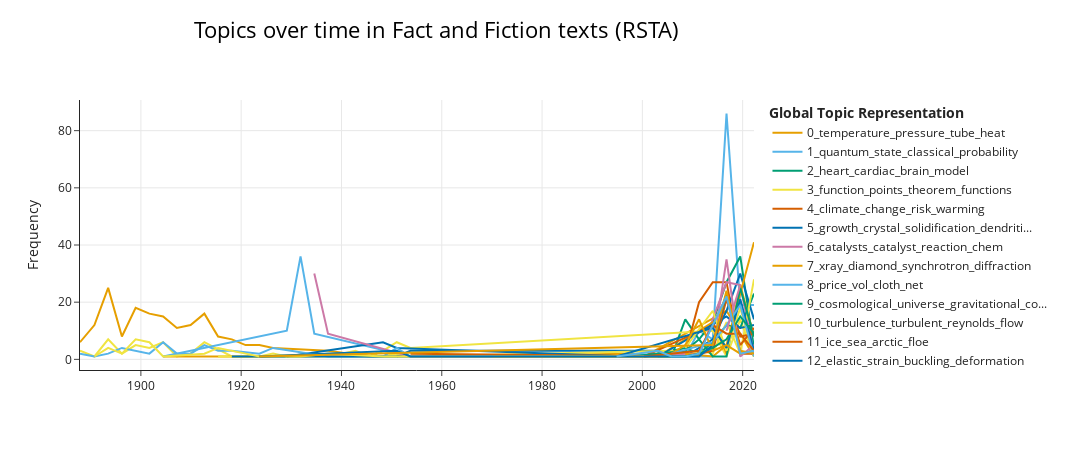

The notebook cell saved with this chart:
### Code cell
#periods rsta
import pandas as pd
from pathlib import Path
from bertopic import BERTopic

topic_model = BERTopic(verbose=False)
topics, probs = topic_model.fit_transform(a_texts)

topics_over_time = topic_model.topics_over_time(a_texts, a_periods, datetime_format="%Y-%m-%d", nr_bins=50)
fig6 = topic_model.visualize_topics_over_time(topics_over_time, top_n_topics=30, title="Topics over time in Fact and Fiction texts (RSTA)")
fig6.write_html('rsta_topics_over_time_periods_50_30.html')

fig6.show()

### Figure 1 — Plotly figure (JSON) as saved in the notebook; plotly's stock layout.template omitted (floating-point values rounded to 4 significant figures)
{"data": [{"hoverinfo": "text", "hovertext": ["<b>Topic 0</b><br>Words: temperature, pressure, wire, platinum, tube", "<b>Topic 0</b><br>Words: acid, temperature, platinum, wire, experiments", "<b>Topic 0</b><br>Words: temperature, tube, heat, experiments, ee", "<b>Topic 0</b><br>Words: sulphur, temperature, brake, heat, water", "<b>Topic 0</b><br>Words: temperature, ions, tube, gas, platinum", "<b>Topic 0</b><br>Words: temperature, tube, heat, gas, pressure", "<b>Topic 0</b><br>Words: temperature, tube, hydrogen, sn, platinum", "<b>Topic 0</b><br>Words: leak, pressure, temperature, platinum, wire", "<b>Topic 0</b><br>Words: lines, temperature, per, 00, cent", "<b>Topic 0</b><br>Words: temperature, heat, coils, pressure, resistance", "<b>Topic 0</b><br>Words: temperature, pressure, heat, gas, lines", "<b>Topic 0</b><br>Words: ee, lines, temperature, ae, series", "<b>Topic 0</b><br>Words: series, lines, helium, spectrum, pressure", "<b>Topic 0</b><br>Words: na, spark, nacl, lines, nahco", "<b>Topic 0</b><br>Words: lines, series, spectrum, 2p, swan", "<b>Topic 0</b><br>Words: 6s, 4f, ss, se, gas", "<b>Topic 0</b><br>Words: temperature, heat, ingot, surface, diffusivity", "<b>Topic 0</b><br>Words: ibu, kcal, mercury, zinc, pressure", "<b>Topic 0</b><br>Words: pressure, piston, mercury, column, gauge", "<b>Topic 0</b><br>Words: aqueous, 1513, professor, solvation, waghorne", "<b>Topic 0</b><br>Words: temperature, thermometry, uncertainty, thermodynamic, temperatures", "<b>Topic 0</b><br>Words: xanes, xray, copper, laser, warm"], "marker": {"color": "#E69F00"}, "mode": "lines", "name": "0_temperature_pressure_tube_heat", "type": "scatter", "x": ["1887-11-10T23:03:50.400000", "1890-09-26T18:43:12", "1893-06-23T13:26:24", "1896-03-20T08:09:36", "1898-12-16T02:52:48", "1901-09-12T21:36:00", "1904-06-09T16:19:12", "1907-03-07T11:02:24", "1909-12-02T05:45:36", "1912-08-29T00:28:48", "1915-05-26T19:12:00", "1918-02-20T13:55:12", "1920-11-17T08:38:24", "1923-08-15T03:21:36", "1926-05-11T22:04:48", "1937-04-27T00:57:36", "1945-07-16T09:07:12", "1948-04-12T03:50:24", "1953-10-04T17:16:48", "2000-05-03T23:31:12", "2016-10-11T15:50:24", "2022-04-05T05:16:48"], "y": [6, 12, 25, 8, 18, 16, 15, 11, 12, 16, 8, 7, 5, 5, 4, 3, 1, 3, 1, 1, 17, 1]}, {"hoverinfo": "text", "hovertext": ["<b>Topic 1</b><br>Words: quantum, computation, meeting, 2217, 1715", "<b>Topic 1</b><br>Words: 2010, 368, quantum, phil, trans", "<b>Topic 1</b><br>Words: quantum, system, state, classical, control", "<b>Topic 1</b><br>Words: quantum, theory, state, algebra, space", "<b>Topic 1</b><br>Words: quantum, state, classical, probability, states", "<b>Topic 1</b><br>Words: quantum, contextuality, probability, variables, measurement", "<b>Topic 1</b><br>Words: quantum, classical, state, phys, physics"], "marker": {"color": "#56B4E9"}, "mode": "lines", "name": "1_quantum_state_classical_probability", "type": "scatter", "x": ["1997-08-07T04:48:00", "2008-07-23T07:40:48", "2011-04-20T02:24:00", "2014-01-14T21:07:12", "2016-10-11T15:50:24", "2019-07-09T10:33:36", "2022-04-05T05:16:48"], "y": [2, 1, 10, 7, 86, 19, 19]}, {"hoverinfo": "text", "hovertext": ["<b>Topic 2</b><br>Words: iups, cardiac, heart, 1047, integrative", "<b>Topic 2</b><br>Words: gavaghan, 2006, garny, 1331, maini", "<b>Topic 2</b><br>Words: heart, cardiac, coronary, et, al", "<b>Topic 2</b><br>Words: brain, heart, sleep, model, cardiac", "<b>Topic 2</b><br>Words: symbolic, heart, sleep, patients, brain", "<b>Topic 2</b><br>Words: brain, heart, cardiac, autonomic, coupling", "<b>Topic 2</b><br>Words: heart, cardiac, model, ecg, cardiovascular", "<b>Topic 2</b><br>Words: brain, blood, stenting, coronary, heart"], "marker": {"color": "#009E73"}, "mode": "lines", "name": "2_heart_cardiac_brain_model", "type": "scatter", "x": ["2000-05-03T23:31:12", "2005-10-26T12:57:36", "2008-07-23T07:40:48", "2011-04-20T02:24:00", "2014-01-14T21:07:12", "2016-10-11T15:50:24", "2019-07-09T10:33:36", "2022-04-05T05:16:48"], "y": [1, 1, 14, 7, 13, 27, 36, 4]}, {"hoverinfo": "text", "hovertext": ["<b>Topic 3</b><br>Words: fluxions, 8y, sy, numbers, order", "<b>Topic 3</b><br>Words: locus, hence, intersections, conic, discriminant", "<b>Topic 3</b><br>Words: mod, numbers, exponent, number, therefore", "<b>Topic 3</b><br>Words: partitions, cos, real, cosh, partition", "<b>Topic 3</b><br>Words: equations, dy, functions, function, differential", "<b>Topic 3</b><br>Words: log, function, points, gamma, functions", "<b>Topic 3</b><br>Words: integral, function, set, upper, points", "<b>Topic 3</b><br>Words: numbers, art, compositions, macmahon, abe", "<b>Topic 3</b><br>Words: positive, function, functions, type, interval", "<b>Topic 3</b><br>Words: function, coincidence, functions, integral, orders", "<b>Topic 3</b><br>Words: multipartite, partitions, parts, numbers, number", "<b>Topic 3</b><br>Words: quadrics, points, planes, quadric, meets", "<b>Topic 3</b><br>Words: ee, functions, bipartitional, partitions, ae", "<b>Topic 3</b><br>Words: arg, lemma, theorem, expansion, asymptotic", "<b>Topic 3</b><br>Words: concomitants, tensor, concomitant, invariant, tensors", "<b>Topic 3</b><br>Words: integrally, ideal, prime, theorem, ideals", "<b>Topic 3</b><br>Words: forms, reducible, form, latent, hence", "<b>Topic 3</b><br>Words: points, point, theorem, lemma, zeros", "<b>Topic 3</b><br>Words: theorem, ay, set, m1, hence", "<b>Topic 3</b><br>Words: theorem, function, fractal, let, zeta", "<b>Topic 3</b><br>Words: 20140308, barysoroker, titchmarsh, rudnick, divisor", "<b>Topic 3</b><br>Words: ramanujan, modular, mock, forms, theta", "<b>Topic 3</b><br>Words: logic, proof, arithmetic, theorem, intuitionistic"], "marker": {"color": "#F0E442"}, "mode": "lines", "name": "3_function_points_theorem_functions", "type": "scatter", "x": ["1887-11-10T23:03:50.400000", "1890-09-26T18:43:12", "1893-06-23T13:26:24", "1896-03-20T08:09:36", "1898-12-16T02:52:48", "1901-09-12T21:36:00", "1904-06-09T16:19:12", "1907-03-07T11:02:24", "1909-12-02T05:45:36", "1912-08-29T00:28:48", "1918-02-20T13:55:12", "1929-02-05T16:48:00", "1937-04-27T00:57:36", "1940-01-22T19:40:48", "1942-10-19T14:24:00", "1945-07-16T09:07:12", "1948-04-12T03:50:24", "1951-01-07T22:33:36", "1953-10-04T17:16:48", "2014-01-14T21:07:12", "2016-10-11T15:50:24", "2019-07-09T10:33:36", "2022-04-05T05:16:48"], "y": [3, 1, 7, 2, 5, 4, 6, 1, 2, 6, 1, 1, 2, 2, 3, 1, 3, 6, 4, 10, 1, 14, 1]}, {"hoverinfo": "text", "hovertext": ["<b>Topic 4</b><br>Words: biodiversity, climate, conservation, change, markets", "<b>Topic 4</b><br>Words: climate, change, 2007, cities, emissions", "<b>Topic 4</b><br>Words: buildings, climate, cent, change, per", "<b>Topic 4</b><br>Words: climate, change, emissions, global, warming", "<b>Topic 4</b><br>Words: climate, change, uncertainty, geoengineering, warming", "<b>Topic 4</b><br>Words: climate, change, risk, 15c, warming", "<b>Topic 4</b><br>Words: climate, lca, change, assessment, impacts", "<b>Topic 4</b><br>Words: climate, malawi, shire, lake, hydropower"], "marker": {"color": "#D55E00"}, "mode": "lines", "name": "4_climate_change_risk_warming", "type": "scatter", "x": ["2000-05-03T23:31:12", "2005-10-26T12:57:36", "2008-07-23T07:40:48", "2011-04-20T02:24:00", "2014-01-14T21:07:12", "2016-10-11T15:50:24", "2019-07-09T10:33:36", "2022-04-05T05:16:48"], "y": [1, 3, 2, 20, 27, 27, 2, 2]}, {"hoverinfo": "text", "hovertext": ["<b>Topic 5</b><br>Words: growth, step, crystal, kinks, dislocations", "<b>Topic 5</b><br>Words: crystallization, polymer, terephthalate, growth, nucleation", "<b>Topic 5</b><br>Words: nucleation, 2003, a361, lond, meeting", "<b>Topic 5</b><br>Words: ghannam, 2006, 364, clock, crossland", "<b>Topic 5</b><br>Words: blend, blends, miscibility, polymer, pvt", "<b>Topic 5</b><br>Words: nematic, active, growth, liquid, crystals", "<b>Topic 5</b><br>Words: growth, solidification, dendritic, dendrite, interface", "<b>Topic 5</b><br>Words: growth, alexandrov, crystals, crystal, solidification", "<b>Topic 5</b><br>Words: growth, phys, crystal, phase, dendrite"], "marker": {"color": "#0072B2"}, "mode": "lines", "name": "5_growth_crystal_solidification_dendriti...", "type": "scatter", "x": ["1951-01-07T22:33:36", "1953-10-04T17:16:48", "2003-01-29T18:14:24", "2005-10-26T12:57:36", "2008-07-23T07:40:48", "2014-01-14T21:07:12", "2016-10-11T15:50:24", "2019-07-09T10:33:36", "2022-04-05T05:16:48"], "y": [1, 3, 3, 2, 1, 7, 17, 30, 14]}, {"hoverinfo": "text", "hovertext": ["<b>Topic 6</b><br>Words: solar, power, energy, meeting, dalian", "<b>Topic 6</b><br>Words: supercritical, catalysts, catalyst, chem, co", "<b>Topic 6</b><br>Words: catalysts, catalyst, chem, catalytic, reaction", "<b>Topic 6</b><br>Words: catalysts, catalyst, reaction, chem, plastics", "<b>Topic 6</b><br>Words: malaysia, roadmap, energy, acf, netzero"], "marker": {"color": "#CC79A7"}, "mode": "lines", "name": "6_catalysts_catalyst_reaction_chem", "type": "scatter", "x": ["2011-04-20T02:24:00", "2014-01-14T21:07:12", "2016-10-11T15:50:24", "2019-07-09T10:33:36", "2022-04-05T05:16:48"], "y": [1, 14, 27, 26, 2]}, {"hoverinfo": "text", "hovertext": ["<b>Topic 7</b><br>Words: secondary, radiation, primary, beam, electroscope", "<b>Topic 7</b><br>Words: diamond, radium, film, radioactivity, hours", "<b>Topic 7</b><br>Words: planes, crystal, xrays, atoms, atom", "<b>Topic 7</b><br>Words: halved, 2a, odd, intersecting, 001", "<b>Topic 7</b><br>Words: xray, sterol, band, ergosterol, crystal", "<b>Topic 7</b><br>Words: diamond, cu, ka, crystal, xray", "<b>Topic 7</b><br>Words: diamond, lattice, raman, spectrum, 251", "<b>Topic 7</b><br>Words: xray, laser, topography, andrew, ultrafast", "<b>Topic 7</b><br>Words: xray, astronomy, chandra, xmm, 2002", "<b>Topic 7</b><br>Words: terahertz, meeting, presentations, speakers, gap", "<b>Topic 7</b><br>Words: diamond, xray, beamline, diffraction, synchrotron", "<b>Topic 7</b><br>Words: ch3, photodissociation, methyl, v2, laser", "<b>Topic 7</b><br>Words: xray, synchrotron, electron, pulses, diamond", "<b>Topic 7</b><br>Words: diamond, xray, nv, stacking, defect"], "marker": {"color": "#E69F00"}, "mode": "lines", "name": "7_xray_diamond_synchrotron_diffraction", "type": "scatter", "x": ["1904-06-09T16:19:12", "1912-08-29T00:28:48", "1915-05-26T19:12:00", "1923-08-15T03:21:36", "1940-01-22T19:40:48", "1945-07-16T09:07:12", "1948-04-12T03:50:24", "1997-08-07T04:48:00", "2000-05-03T23:31:12", "2003-01-29T18:14:24", "2014-01-14T21:07:12", "2016-10-11T15:50:24", "2019-07-09T10:33:36", "2022-04-05T05:16:48"], "y": [1, 1, 1, 1, 2, 1, 1, 2, 1, 1, 13, 2, 26, 8]}, {"hoverinfo": "text", "hovertext": ["<b>Topic 8</b><br>Words: stars, lustre, star, flamsteed, catalogue", "<b>Topic 8</b><br>Words: price, vol, cloth, microseisms, ee", "<b>Topic 8</b><br>Words: price, vol, cloth, net, society", "<b>Topic 8</b><br>Words: price, vol, alloys, acetone, clay", "<b>Topic 8</b><br>Words: group, free, subgroup, groups, product", "<b>Topic 8</b><br>Words: janet, watterson, unhurried, meeting, watson", "<b>Topic 8</b><br>Words: nonsmooth, huyghens, unilateral, mechanics, nonconvex", "<b>Topic 8</b><br>Words: transactions, philosophical, journal, scientific, oldenburg"], "marker": {"color": "#56B4E9"}, "mode": "lines", "name": "8_price_vol_cloth_net", "type": "scatter", "x": ["1904-06-09T16:19:12", "1929-02-05T16:48:00", "1931-11-03T11:31:12", "1934-07-31T06:14:24", "1953-10-04T17:16:48", "1986-08-22T01:55:12", "2000-05-03T23:31:12", "2014-01-14T21:07:12"], "y": [1, 10, 36, 9, 1, 1, 1, 1]}, {"hoverinfo": "text", "hovertext": ["<b>Topic 9</b><br>Words: knotted, 1341, 101098rsta20010851, pelzz, insti", "<b>Topic 9</b><br>Words: lensing, gravitational, dark, galaxies, universe", "<b>Topic 9</b><br>Words: cosmology, universe, facilities, gravitational, gravity", "<b>Topic 9</b><br>Words: spacetime, relativity, quantum, einstein, ferrofluid", "<b>Topic 9</b><br>Words: gravitational, noise, ligo, universe, cosmological", "<b>Topic 9</b><br>Words: hawking, analogue, cosmological, black, radiation", "<b>Topic 9</b><br>Words: cosmological, universe, cosmology, gravitational, spacetime"], "marker": {"color": "#009E73"}, "mode": "lines", "name": "9_cosmological_universe_gravitational_co...", "type": "scatter", "x": ["2000-05-03T23:31:12", "2008-07-23T07:40:48", "2011-04-20T02:24:00", "2014-01-14T21:07:12", "2016-10-11T15:50:24", "2019-07-09T10:33:36", "2022-04-05T05:16:48"], "y": [1, 4, 2, 6, 12, 11, 23]}, {"hoverinfo": "text", "hovertext": ["<b>Topic 10</b><br>Words: eddy, motion, velocity, wind, metres", "<b>Topic 10</b><br>Words: smoke, height, turbulence, diffusivity, eddystresses", "<b>Topic 10</b><br>Words: axisymmetric, solenoidal, tensors, tensor, scalars", "<b>Topic 10</b><br>Words: turbulence, reynolds, eddies, equation, turbulent", "<b>Topic 10</b><br>Words: humidity, eddy, observations, wind, diffusivities", "<b>Topic 10</b><br>Words: reynolds, 2007, turbulent, turbulence, scaling", "<b>Topic 10</b><br>Words: turbulent, mixing, 2010, turbulence, instability", "<b>Topic 10</b><br>Words: mixing, turbulent, turbulence, flows, flow", "<b>Topic 10</b><br>Words: reynolds, extensile, contractile, turbulent, turbulence", "<b>Topic 10</b><br>Words: reynolds, turbulent, turbulence, streamwise, flow", "<b>Topic 10</b><br>Words: chain, intrusion, turbulence, turbulent, wig", "<b>Topic 10</b><br>Words: turbulence, turbulent, reynolds, flow, scaling"], "marker": {"color": "#F0E442"}, "mode": "lines", "name": "10_turbulence_turbulent_reynolds_flow", "type": "scatter", "x": ["1915-05-26T19:12:00", "1920-11-17T08:38:24", "1948-04-12T03:50:24", "1951-01-07T22:33:36", "1953-10-04T17:16:48", "2005-10-26T12:57:36", "2008-07-23T07:40:48", "2011-04-20T02:24:00", "2014-01-14T21:07:12", "2016-10-11T15:50:24", "2019-07-09T10:33:36", "2022-04-05T05:16:48"], "y": [1, 1, 1, 2, 1, 3, 1, 3, 2, 13, 2, 28]}, {"hoverinfo": "text", "hovertext": ["<b>Topic 11</b><br>Words: ice, arctic, dowdeswell, rapid, warming", "<b>Topic 11</b><br>Words: icing, accretion, wetsnow, ice, superstructure", "<b>Topic 11</b><br>Words: ice, sea, arctic, melt, ocean", "<b>Topic 11</b><br>Words: ice, sea, arctic, deformation, floe", "<b>Topic 11</b><br>Words: ice, snow, sea, growth, dislocation", "<b>Topic 11</b><br>Words: ice, floe, sea, floes, miz"], "marker": {"color": "#D55E00"}, "mode": "lines", "name": "11_ice_sea_arctic_floe", "type": "scatter", "x": ["1994-11-10T10:04:48", "2000-05-03T23:31:12", "2014-01-14T21:07:12", "2016-10-11T15:50:24", "2019-07-09T10:33:36", "2022-04-05T05:16:48"], "y": [1, 1, 12, 22, 8, 9]}, {"hoverinfo": "text", "hovertext": ["<b>Topic 12</b><br>Words: wood, beam, elastic, moduli, bending", "<b>Topic 12</b><br>Words: strain, aw, elastic, material, rivlin", "<b>Topic 12</b><br>Words: elastic, sheet, rivlin, rubber, singularity", "<b>Topic 12</b><br>Words: 2e5, e4, 2e3, 2e4, 4es", "<b>Topic 12</b><br>Words: micromechanics, austin, symposium, papers, mechanics", "<b>Topic 12</b><br>Words: strain, buckling, elastic, instability, deformation", "<b>Topic 12</b><br>Words: elastic, strain, deformation, material, stress", "<b>Topic 12</b><br>Words: buckling, ogden, deformation, shell, shells"], "marker": {"color": "#0072B2"}, "mode": "lines", "name": "12_elastic_strain_buckling_deformation", "type": "scatter", "x": ["1929-02-05T16:48:00", "1948-04-12T03:50:24", "1951-01-07T22:33:36", "1997-08-07T04:48:00", "2003-01-29T18:14:24", "2016-10-11T15:50:24", "2019-07-09T10:33:36", "2022-04-05T05:16:48"], "y": [1, 6, 4, 1, 1, 15, 11, 12]}, {"hoverinfo": "text", "hovertext": ["<b>Topic 13</b><br>Words: 10551072, 101098rsta20000821, bassingthwaighte, lond, a359", "<b>Topic 13</b><br>Words: dna, 1263, biologists, effort, molecule", "<b>Topic 13</b><br>Words: life, regulatory, dynamics, genetic, networks", "<b>Topic 13</b><br>Words: life, transcription, gene, promoter, dna", "<b>Topic 13</b><br>Words: usher, pilus, mrna, codon, amino", "<b>Topic 13</b><br>Words: life, information, code, genetic, amino", "<b>Topic 13</b><br>Words: fd, ph, fds, methanogens, bifurcating", "<b>Topic 13</b><br>Words: life, information, sequences, rna, networks"], "marker": {"color": "#CC79A7"}, "mode": "lines", "name": "13_life_information_genetic_amino", "type": "scatter", "x": ["2000-05-03T23:31:12", "2003-01-29T18:14:24", "2008-07-23T07:40:48", "2011-04-20T02:24:00", "2014-01-14T21:07:12", "2016-10-11T15:50:24", "2019-07-09T10:33:36", "2022-04-05T05:16:48"], "y": [1, 1, 2, 2, 3, 35, 1, 5]}, {"hoverinfo": "text", "hovertext": ["<b>Topic 14</b><br>Words: hiv, vaccine, exposure, malaria, infection", "<b>Topic 14</b><br>Words: mple, nonlocal, housing, density, burglary", "<b>Topic 14</b><br>Words: env3, covid19, treatment, model, modelling", "<b>Topic 14</b><br>Words: covid19, 2021, transmission, 2020, sarscov2"], "marker": {"color": "#E69F00"}, "mode": "lines", "name": "14_covid19_2021_transmission_infection", "type": "scatter", "x": ["2008-07-23T07:40:48", "2014-01-14T21:07:12", "2016-10-11T15:50:24", "2022-04-05T05:16:48"], "y": [2, 1, 5, 41]}, {"hoverinfo": "text", "hovertext": ["<b>Topic 15</b><br>Words: 000001, 000002, 000000, 000003, 000004", "<b>Topic 15</b><br>Words: observatories, instruments, magnetic, disturbances, disturbance", "<b>Topic 15</b><br>Words: ee, geodesy, india, stations, mean", "<b>Topic 15</b><br>Words: stations, barometric, height, ee, frequency", "<b>Topic 15</b><br>Words: coils, totality, silver, eclipse, coil", "<b>Topic 15</b><br>Words: kew, days, years, sunspot, mean", "<b>Topic 15</b><br>Words: days, sunspot, diurnal, quiet, years", "<b>Topic 15</b><br>Words: days, disturbed, quiet, diurnal, kew", "<b>Topic 15</b><br>Words: days, day, character, sunspot, lunar", "<b>Topic 15</b><br>Words: days, diurnal, years, sunspot, months", "<b>Topic 15</b><br>Words: diurnal, magnetic, 66, 15, 67", "<b>Topic 15</b><br>Words: cable, coils, field, coil, current", "<b>Topic 15</b><br>Words: days, years, sunspot, day, lunar", "<b>Topic 15</b><br>Words: emu, induced, conductivity, variations, field", "<b>Topic 15</b><br>Words: od, oo, stations, 19, 1d", "<b>Topic 15</b><br>Words: westward, drift, nondipole, field, core", "<b>Topic 15</b><br>Words: magnetometer, field, magnetic, days, dipole", "<b>Topic 15</b><br>Words: cos, conductivity, sin, tan, hall", "<b>Topic 15</b><br>Words: dynamo, geomagnetic, field, secular, polarity"], "marker": {"color": "#56B4E9"}, "mode": "lines", "name": "15_days_diurnal_years_mean", "type": "scatter", "x": ["1887-11-10T23:03:50.400000", "1890-09-26T18:43:12", "1893-06-23T13:26:24", "1896-03-20T08:09:36", "1901-09-12T21:36:00", "1904-06-09T16:19:12", "1907-03-07T11:02:24", "1909-12-02T05:45:36", "1912-08-29T00:28:48", "1915-05-26T19:12:00", "1918-02-20T13:55:12", "1923-08-15T03:21:36", "1926-05-11T22:04:48", "1937-04-27T00:57:36", "1945-07-16T09:07:12", "1948-04-12T03:50:24", "1951-01-07T22:33:36", "1953-10-04T17:16:48", "2000-05-03T23:31:12"], "y": [2, 1, 2, 4, 2, 6, 2, 2, 5, 3, 3, 2, 4, 1, 1, 1, 4, 1, 1]}, {"hoverinfo": "text", "hovertext": ["<b>Topic 16</b><br>Words: investment, 1297, environmental, perfor, performance", "<b>Topic 16</b><br>Words: water, jordan, 2010, flood, management", "<b>Topic 16</b><br>Words: water, flood, risk, security, sanitation", "<b>Topic 16</b><br>Words: protection, coastal, community, socialcultural, resilience", "<b>Topic 16</b><br>Words: flood, risk, protection, mexico, coastal", "<b>Topic 16</b><br>Words: flood, rainfall, urban, water, risk", "<b>Topic 16</b><br>Words: water, drought, flood, river, deficit"], "marker": {"color": "#009E73"}, "mode": "lines", "name": "16_flood_water_risk_rainfall", "type": "scatter", "x": ["1997-08-07T04:48:00", "2008-07-23T07:40:48", "2011-04-20T02:24:00", "2014-01-14T21:07:12", "2016-10-11T15:50:24", "2019-07-09T10:33:36", "2022-04-05T05:16:48"], "y": [1, 3, 7, 1, 1, 25, 8]}, {"hoverinfo": "text", "hovertext": ["<b>Topic 17</b><br>Words: rater, segmentations, segmentation, image, tomography", "<b>Topic 17</b><br>Words: reconstruction, xray, image, imaging, tomography", "<b>Topic 17</b><br>Words: imaging, contrast, crack, xray, image", "<b>Topic 17</b><br>Words: reconstruction, image, imaging, med, mri", "<b>Topic 17</b><br>Words: tomography, xray, xrdct, reconstruction, imaging"], "marker": {"color": "#F0E442"}, "mode": "lines", "name": "17_reconstruction_image_imaging_xray", "type": "scatter", "x": ["2008-07-23T07:40:48", "2014-01-14T21:07:12", "2016-10-11T15:50:24", "2019-07-09T10:33:36", "2022-04-05T05:16:48"], "y": [4, 17, 3, 18, 1]}, {"hoverinfo": "text", "hovertext": ["<b>Topic 18</b><br>Words: cm, ch, modes, infrared, rocking", "<b>Topic 18</b><br>Words: escience, dove, eminerals, grid, tools", "<b>Topic 18</b><br>Words: dft, bxd, dynamics, chem, phys", "<b>Topic 18</b><br>Words: chem, energy, phys, dynamics, dissociation", "<b>Topic 18</b><br>Words: fluorides, chem, phys, vibrational, energy", "<b>Topic 18</b><br>Words: chem, dynamics, nonadiabatic, phys, energy"], "marker": {"color": "#D55E00"}, "mode": "lines", "name": "18_chem_energy_dynamics_phys", "type": "scatter", "x": ["1953-10-04T17:16:48", "2008-07-23T07:40:48", "2014-01-14T21:07:12", "2016-10-11T15:50:24", "2019-07-09T10:33:36", "2022-04-05T05:16:48"], "y": [2, 1, 3, 21, 5, 11]}, {"hoverinfo": "text", "hovertext": ["<b>Topic 19</b><br>Words: halo, haloes, ring, ionisation, uranium", "<b>Topic 19</b><br>Words: fission, tracks, particles, recoils, fragments", "<b>Topic 19</b><br>Words: ulsi, microscopies, device, analytical, techniques", "<b>Topic 19</b><br>Words: elements, chemistry, element, periodic, metal", "<b>Topic 19</b><br>Words: electrocaloric, ec, ece, ferroelectric, pblzst", "<b>Topic 19</b><br>Words: elements, thermoelectric, chem, periodic, element", "<b>Topic 19</b><br>Words: ionic, interfaces, solid, solidstate, chem"], "marker": {"color": "#0072B2"}, "mode": "lines", "name": "19_elements_chem_element_periodic", "type": "scatter", "x": ["1918-02-20T13:55:12", "1948-04-12T03:50:24", "1994-11-10T10:04:48", "2014-01-14T21:07:12", "2016-10-11T15:50:24", "2019-07-09T10:33:36", "2022-04-05T05:16:48"], "y": [1, 1, 1, 11, 4, 21, 3]}, {"hoverinfo": "text", "hovertext": ["<b>Topic 20</b><br>Words: vol, society, cloth, ee, vg", "<b>Topic 20</b><br>Words: vol, region, 00, ee, society", "<b>Topic 20</b><br>Words: polyhedra, vertex, polyhedron, triangles, coxeter", "<b>Topic 20</b><br>Words: fba, astronomy, society, ancient, secretary", "<b>Topic 20</b><br>Words: grove, royal, platinum, tubes, voltaic"], "marker": {"color": "#CC79A7"}, "mode": "lines", "name": "20_vol_society_ee_cloth", "type": "scatter", "x": ["1934-07-31T06:14:24", "1937-04-27T00:57:36", "1953-10-04T17:16:48", "1972-12-09T04:19:12", "2003-01-29T18:14:24"], "y": [30, 9, 1, 1, 1]}, {"hoverinfo": "text", "hovertext": ["<b>Topic 21</b><br>Words: symposium, academy, society, royal, british", "<b>Topic 21</b><br>Words: industry, marine, ship, mr, meeting", "<b>Topic 21</b><br>Words: objects, scattering, fabelinskii, unable, serigs", "<b>Topic 21</b><br>Words: millennium, quantum, penrose, ii, physics", "<b>Topic 21</b><br>Words: interference, young, emmanuel, mollon, john", "<b>Topic 21</b><br>Words: symposium, selforganization, skar, speakers, hartzell", "<b>Topic 21</b><br>Words: lcs, lc, new, society, journal", "<b>Topic 21</b><br>Words: 2009, environmental, phil, scientists, escience", "<b>Topic 21</b><br>Words: michael, research, society, engineering, university", "<b>Topic 21</b><br>Words: fisher, journal, statistics, society, royal", "<b>Topic 21</b><br>Words: journal, editorial, society, royal, scientific", "<b>Topic 21</b><br>Words: exascale, ecp, applications, application, challenge", "<b>Topic 21</b><br>Words: international, editorial, newton, fellowship, royal"], "marker": {"color": "#E69F00"}, "mode": "lines", "name": "21_exascale_journal_society_royal", "type": "scatter", "x": ["1970-03-14T09:36:00", "1972-12-09T04:19:12", "1978-06-02T17:45:36", "1997-08-07T04:48:00", "2000-05-03T23:31:12", "2003-01-29T18:14:24", "2005-10-26T12:57:36", "2008-07-23T07:40:48", "2011-04-20T02:24:00", "2014-01-14T21:07:12", "2016-10-11T15:50:24", "2019-07-09T10:33:36", "2022-04-05T05:16:48"], "y": [1, 1, 1, 1, 1, 1, 2, 5, 14, 3, 5, 2, 3]}, {"hoverinfo": "text", "hovertext": ["<b>Topic 22</b><br>Words: nonlinear, 2008, experimental, dynamics, 366", "<b>Topic 22</b><br>Words: nonlinear, damping, resonance, response, vibration", "<b>Topic 22</b><br>Words: nonlinear, resonance, frequency, system, energy", "<b>Topic 22</b><br>Words: resonance, noise, nonlinear, stochastic, signal", "<b>Topic 22</b><br>Words: roms, balanced, fom, impulse, era"], "marker": {"color": "#56B4E9"}, "mode": "lines", "name": "22_nonlinear_resonance_noise_system", "type": "scatter", "x": ["2005-10-26T12:57:36", "2014-01-14T21:07:12", "2016-10-11T15:50:24", "2019-07-09T10:33:36", "2022-04-05T05:16:48"], "y": [2, 6, 12, 19, 1]}, {"hoverinfo": "text", "hovertext": ["<b>Topic 23</b><br>Words: learning, age, bullinaria, plasticity, systems", "<b>Topic 23</b><br>Words: nondeterminism, system, embedded, programming, deterministic", "<b>Topic 23</b><br>Words: sensor, 370, network, turing, 2012", "<b>Topic 23</b><br>Words: shelf, quality, food, mould, life", "<b>Topic 23</b><br>Words: acl2, verification, program, code, formal", "<b>Topic 23</b><br>Words: systems, digital, human, control, humans", "<b>Topic 23</b><br>Words: learning, pavement, human, language, control"], "marker": {"color": "#009E73"}, "mode": "lines", "name": "23_systems_human_acl2_control", "type": "scatter", "x": ["2003-01-29T18:14:24", "2008-07-23T07:40:48", "2011-04-20T02:24:00", "2014-01-14T21:07:12", "2016-10-11T15:50:24", "2019-07-09T10:33:36", "2022-04-05T05:16:48"], "y": [1, 1, 2, 4, 7, 15, 9]}, {"hoverinfo": "text", "hovertext": ["<b>Topic 24</b><br>Words: viva, vis, medium, molecules, velocity", "<b>Topic 24</b><br>Words: curve, balls, pearson, normal, ee", "<b>Topic 24</b><br>Words: selection, correlation, regression, offspring, inheritance", "<b>Topic 24</b><br>Words: correlation, stature, ee, probable, fertility", "<b>Topic 24</b><br>Words: correlation, ee, log, ist, organs", "<b>Topic 24</b><br>Words: couplets, offspring, allogenic, gamete, inheritance", "<b>Topic 24</b><br>Words: expansion, mercury, observations, tubes, coefficient", "<b>Topic 24</b><br>Words: curvefactor, range, curve, type, real", "<b>Topic 24</b><br>Words: moments, mpe, value, error, statistics", "<b>Topic 24</b><br>Words: discs, integral, sin, tanh, sinh", "<b>Topic 24</b><br>Words: ee, 2pq, let, differences, linfoot", "<b>Topic 24</b><br>Words: discrepant, formula, discrepancies, sheppard, values", "<b>Topic 24</b><br>Words: region, hypothesis, critical, hypotheses, regard", "<b>Topic 24</b><br>Words: law, probability, normal, confidence, error", "<b>Topic 24</b><br>Words: sampling, systematic, random, block, samples", "<b>Topic 24</b><br>Words: worbdeen, 297298, farrar, errata, 3100"], "marker": {"color": "#F0E442"}, "mode": "lines", "name": "24_ee_correlation_pearson_mean", "type": "scatter", "x": ["1890-09-26T18:43:12", "1893-06-23T13:26:24", "1896-03-20T08:09:36", "1898-12-16T02:52:48", "1901-09-12T21:36:00", "1904-06-09T16:19:12", "1912-08-29T00:28:48", "1915-05-26T19:12:00", "1920-11-17T08:38:24", "1923-08-15T03:21:36", "1926-05-11T22:04:48", "1929-02-05T16:48:00", "1931-11-03T11:31:12", "1937-04-27T00:57:36", "1948-04-12T03:50:24", "2005-10-26T12:57:36"], "y": [1, 4, 2, 7, 6, 1, 2, 4, 2, 1, 2, 1, 1, 2, 1, 1]}, {"hoverinfo": "text", "hovertext": ["<b>Topic 25</b><br>Words: nucleon, quarks, 101098rsta20000722, gabathuler, luminosity", "<b>Topic 25</b><br>Words: lhc, collider, cern, physics, higgs", "<b>Topic 25</b><br>Words: higgs, boson, lhc, cms, atlas", "<b>Topic 25</b><br>Words: higgs, boson, electroweak, lhc, mass", "<b>Topic 25</b><br>Words: monopole, higgs, lhc, electroweak, monopoles", "<b>Topic 25</b><br>Words: gauge, higgs, quantum, emergent, physics"], "marker": {"color": "#D55E00"}, "mode": "lines", "name": "25_higgs_lhc_boson_monopole", "type": "scatter", "x": ["2000-05-03T23:31:12", "2011-04-20T02:24:00", "2014-01-14T21:07:12", "2016-10-11T15:50:24", "2019-07-09T10:33:36", "2022-04-05T05:16:48"], "y": [1, 3, 12, 9, 9, 3]}, {"hoverinfo": "text", "hovertext": ["<b>Topic 26</b><br>Words: cable, current, waves, field, water", "<b>Topic 26</b><br>Words: waves, breakwater, wave, crest, cos", "<b>Topic 26</b><br>Words: waves, masstransport, velocity, boundary, wave", "<b>Topic 26</b><br>Words: waves, 2002, a360, lond, solitary", "<b>Topic 26</b><br>Words: waves, constantin, water, wave, 2007", "<b>Topic 26</b><br>Words: waves, constantin, water, vorticity, 370", "<b>Topic 26</b><br>Words: wave, waves, heave, elevation, incident", "<b>Topic 26</b><br>Words: waves, wave, water, fluid, surface"], "marker": {"color": "#0072B2"}, "mode": "lines", "name": "26_waves_wave_water_surface", "type": "scatter", "x": ["1923-08-15T03:21:36", "1951-01-07T22:33:36", "1953-10-04T17:16:48", "2000-05-03T23:31:12", "2005-10-26T12:57:36", "2011-04-20T02:24:00", "2014-01-14T21:07:12", "2016-10-11T15:50:24"], "y": [1, 3, 1, 1, 1, 1, 5, 23]}, {"hoverinfo": "text", "hovertext": ["<b>Topic 27</b><br>Words: water, surfaces, surface, superhydrophobic, droplets", "<b>Topic 27</b><br>Words: water, droplet, droplets, surfaces, surface"], "marker": {"color": "#CC79A7"}, "mode": "lines", "name": "27_water_surfaces_droplets_droplet", "type": "scatter", "x": ["2016-10-11T15:50:24", "2019-07-09T10:33:36"], "y": [10, 26]}, {"hoverinfo": "text", "hovertext": ["<b>Topic 28</b><br>Words: retardation, creep, specimen, load, loading", "<b>Topic 28</b><br>Words: crack, enamel, fracture, damage, glass", "<b>Topic 28</b><br>Words: damage, failure, fibre, composite, loading", "<b>Topic 28</b><br>Words: fibre, corrosion, concrete, failure, joints", "<b>Topic 28</b><br>Words: composite, damage, crush, compos, fracture"], "marker": {"color": "#E69F00"}, "mode": "lines", "name": "28_damage_failure_fibre_composite", "type": "scatter", "x": ["1923-08-15T03:21:36", "2014-01-14T21:07:12", "2016-10-11T15:50:24", "2019-07-09T10:33:36", "2022-04-05T05:16:48"], "y": [1, 5, 24, 3, 2]}, {"hoverinfo": "text", "hovertext": ["<b>Topic 29</b><br>Words: preparative, krtschmer, kresge, compassing, chemnical", "<b>Topic 29</b><br>Words: nanotubes, carbon, 2004, lond, terrones", "<b>Topic 29</b><br>Words: graphene, cnts, nanotubes, 2008, diamond", "<b>Topic 29</b><br>Words: graphene, nanoribbons, gumbs, iqhe, bilayer", "<b>Topic 29</b><br>Words: murata, endohedral, komatsu, fullerene, endofullerenes", "<b>Topic 29</b><br>Words: graphene, membranes, fullerene, membrane, mos", "<b>Topic 29</b><br>Words: graphene, gf, exfoliation, v2o5, cr2hs", "<b>Topic 29</b><br>Words: graphene, composites, rubber, platelets, ceram"], "marker": {"color": "#56B4E9"}, "mode": "lines", "name": "29_graphene_membranes_fullerene_membrane", "type": "scatter", "x": ["1994-11-10T10:04:48", "2003-01-29T18:14:24", "2005-10-26T12:57:36", "2008-07-23T07:40:48", "2011-04-20T02:24:00", "2016-10-11T15:50:24", "2019-07-09T10:33:36", "2022-04-05T05:16:48"], "y": [1, 3, 1, 1, 2, 22, 2, 3]}], "layout": {"height": 450, "hoverlabel": {"bgcolor": "white", "font": {"family": "Rockwell", "size": 16}}, "legend": {"title": {"text": "<b>Global Topic Representation"}}, "title": {"font": {"color": "Black", "size": 22}, "text": "Topics over time in Fact and Fiction texts (RSTA)", "x": 0.4, "xanchor": "center", "y": 0.95, "yanchor": "top"}, "width": 1250, "xaxis": {"showgrid": true}, "yaxis": {"showgrid": true, "title": {"text": "Frequency"}}}}
